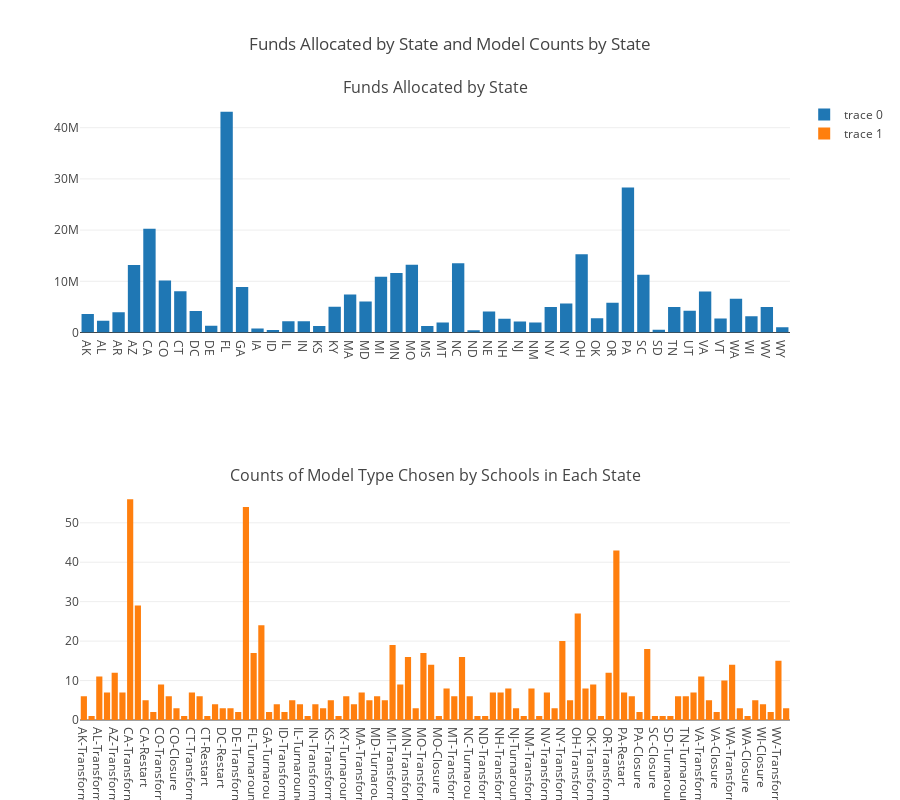

Notebook code for this chart:
### Markdown cell above
============================================================================================================

This graph provides three plots, two methods of viewing the amount of money as a portion of the total amount of funding; sum and percentage. The third is the total amount of funding. This helps illustrate the total amount of money, and displays how that money is divided into funding for different models of transformation. Interacting with the subplot on the right, we can see that the total amount of funding for this project is ~318 million. As we can see by looking and interacting with the two subplots on the left, The transformation takes up the largest portion of the total funds with ~ 235 million or ~ 74%. The closure model utilizes the least amount of funds with ~1.2 million and less than 1% of total funds. This graphical representation gives us a general idea as to what models most states chose and the amount of money dedicated to each. Might provide insight to those looking narrow down on model choices and cut funds. The closure model might be seen as unnecessary, since it absorbs very little funds. 

To answer the 3rd and 4th question, 'How much money is allocated to each state, and what are the prevailing model choices for each state?' I utilized the graph below:

### Plot 2:

============================================================================================================

### Code cell
plotly.offline.iplot(fig2)

### Figure 1 — Plotly figure (JSON) as saved in the notebook; plotly's stock layout.template omitted (floating-point values rounded to 4 significant figures)
{"data": [{"type": "bar", "uid": "570a749e-e08e-11e8-bc57-dc536018224d", "x": ["AK", "AL", "AR", "AZ", "CA", "CO", "CT", "DC", "DE", "FL", "GA", "IA", "ID", "IL", "IN", "KS", "KY", "MA", "MD", "MI", "MN", "MO", "MS", "MT", "NC", "ND", "NE", "NH", "NJ", "NM", "NV", "NY", "OH", "OK", "OR", "PA", "SC", "SD", "TN", "UT", "VA", "VT", "WA", "WI", "WV", "WY"], "xaxis": "x", "y": [3607416, 2300782, 3936109, 13181345, 20286824, 10158232, 8041137, 4199339, 1303216, 43138859, 8892929, 761235, 496680, 2197110, 2191767, 1270660, 5025938, 7441266, 6033577, 10893630, 11633397, 13215147, 1250153, 1961690, 13527138, 418574, 4078079, 2661604, 2158303, 1975170, 4991568, 5668851, 15266786, 2770485, 5792028, 28318207, 11272707, 530890, 4997708, 4251625, 8008990, 2750483, 6569211, 3176096, 4961093, 1002682], "yaxis": "y"}, {"type": "bar", "uid": "570a749f-e08e-11e8-bc57-dc536018224d", "x": ["AK-Transformation", "AK-Restart", "AL-Transformation", "AR-Transformation", "AZ-Transformation", "AZ-Turnaround", "CA-Transformation", "CA-Turnaround", "CA-Restart", "CA-Closure", "CO-Transformation", "CO-Turnaround", "CO-Closure", "CO-Restart", "CT-Transformation", "CT-Turnaround", "CT-Restart", "DC-Turnaround", "DC-Restart", "DC-Transformation", "DE-Transformation", "FL-Transformation", "FL-Turnaround", "GA-Transformation", "GA-Turnaround", "IA-Transformation", "ID-Transformation", "IL-Transformation", "IL-Turnaround", "IL-Restart", "IN-Transformation", "IN-Turnaround", "KS-Transformation", "KS-Turnaround", "KY-Turnaround", "KY-Transformation", "MA-Transformation", "MA-Turnaround", "MD-Turnaround", "MD-Restart", "MI-Transformation", "MI-Turnaround", "MN-Transformation", "MN-Turnaround", "MO-Transformation", "MO-Turnaround", "MO-Closure", "MS-Transformation", "MT-Transformation", "NC-Transformation", "NC-Turnaround", "NC-Restart", "ND-Transformation", "NE-Transformation", "NH-Transformation", "NJ-Transformation", "NJ-Turnaround", "NJ-Restart", "NM-Transformation", "NM-Turnaround", "NV-Transformation", "NV-Turnaround", "NY-Transformation", "NY-Turnaround", "OH-Transformation", "OH-Turnaround", "OK-Transformation", "OK-Turnaround", "OR-Transformation", "PA-Transformation", "PA-Restart", "PA-Turnaround", "PA-Closure", "SC-Transformation", "SC-Closure", "SD-Transformation", "SD-Turnaround", "TN-Transformation", "TN-Turnaround", "UT-Transformation", "VA-Transformation", "VA-Restart", "VA-Closure", "VT-Transformation", "WA-Transformation", "WA-Turnaround", "WA-Closure", "WI-Transformation", "WI-Closure", "WI-Restart", "WV-Transformation", "WY-Transformation"], "xaxis": "x2", "y": [6, 1, 11, 7, 12, 7, 56, 29, 5, 2, 9, 6, 3, 1, 7, 6, 1, 4, 3, 3, 2, 54, 17, 24, 2, 4, 2, 5, 4, 1, 4, 3, 5, 1, 6, 4, 7, 5, 6, 5, 19, 9, 16, 3, 17, 14, 1, 8, 6, 16, 6, 1, 1, 7, 7, 8, 3, 1, 8, 1, 7, 3, 20, 5, 27, 8, 9, 1, 12, 43, 7, 6, 2, 18, 1, 1, 1, 6, 6, 7, 11, 5, 2, 10, 14, 3, 1, 5, 4, 2, 15, 3], "yaxis": "y2"}], "layout": {"annotations": [{"font": {"size": 16}, "showarrow": false, "text": "Funds Allocated by State", "x": 0.5, "xanchor": "center", "xref": "paper", "y": 1, "yanchor": "bottom", "yref": "paper"}, {"font": {"size": 16}, "showarrow": false, "text": "Counts of Model Type Chosen by Schools in Each State", "x": 0.5, "xanchor": "center", "xref": "paper", "y": 0.375, "yanchor": "bottom", "yref": "paper"}], "height": 800, "title": "Funds Allocated by State and Model Counts by State", "width": 900, "xaxis": {"anchor": "y", "autorange": true, "domain": [0, 1], "range": [-0.5, 45.5], "type": "category"}, "xaxis2": {"anchor": "y2", "autorange": true, "domain": [0, 1], "range": [-0.5, 91.5], "type": "category"}, "yaxis": {"anchor": "x", "autorange": true, "domain": [0.625, 1], "range": [0, 45410000.0], "type": "linear"}, "yaxis2": {"anchor": "x2", "autorange": true, "domain": [0, 0.375], "range": [0, 58.95], "type": "linear"}}}
